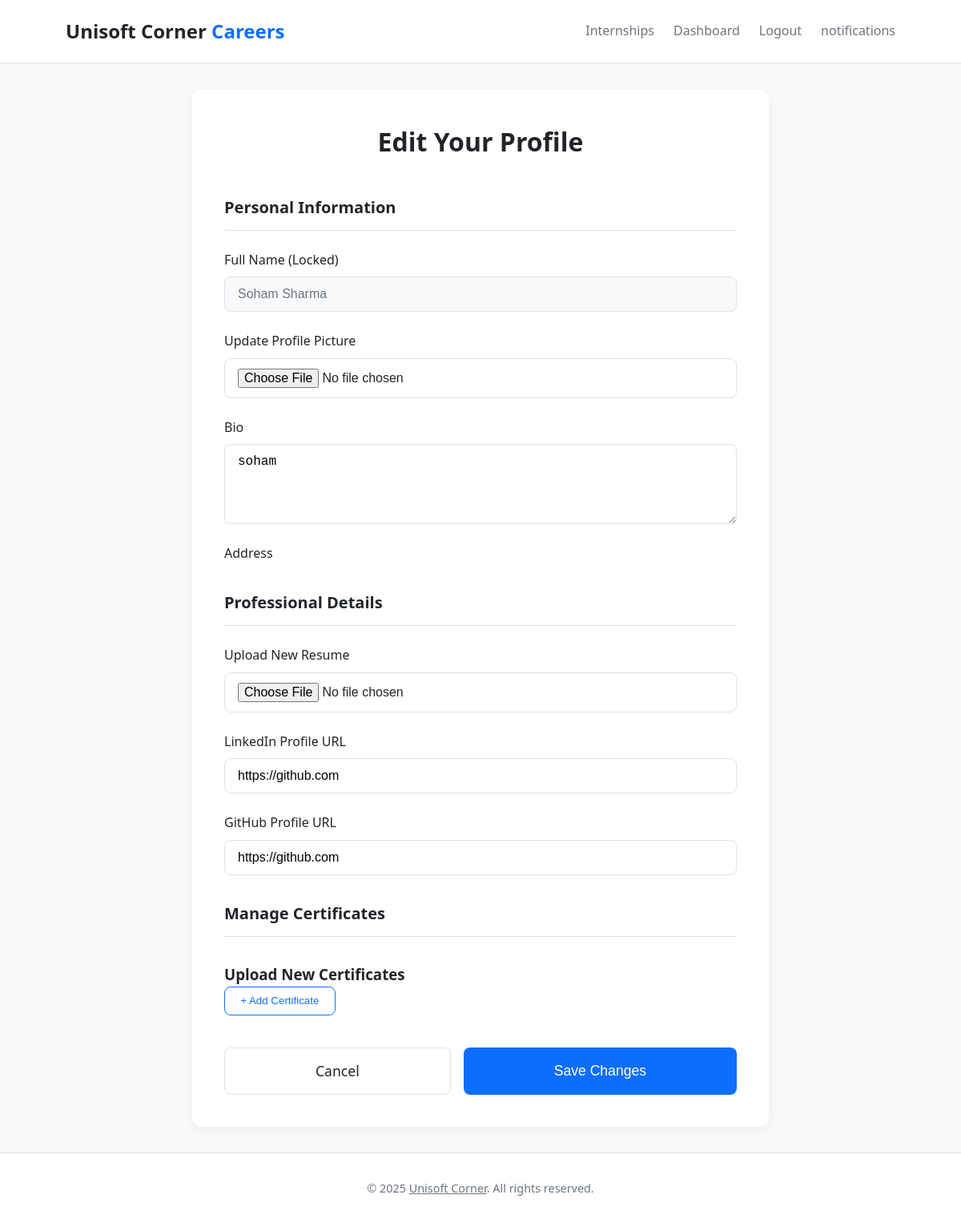
Page /account/edit_profile/ (signed in) on the earlier database version.
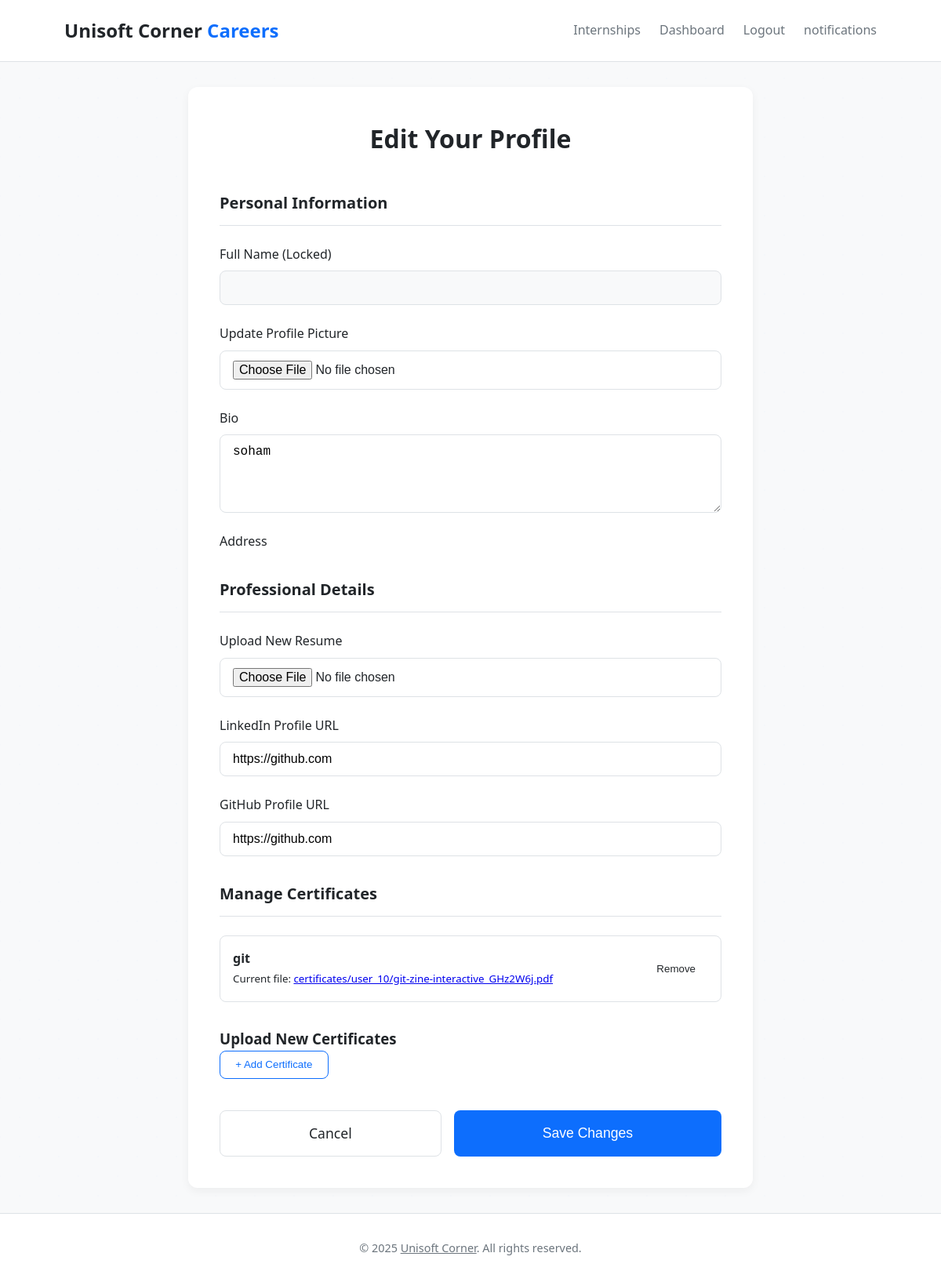
Same page on the later database version.
### users/models.py (models this page shows, shortened)
class UserProfile(models.Model):
    user = models.OneToOneField(User, on_delete=models.CASCADE, related_name='profile')
    full_name = models.CharField(max_length=255, blank=True)
    dob = models.DateField(null=True, blank=True)
    profile_picture = models.ImageField(upload_to=upload_to_profile_pic, blank=True, null=True)
    resume = models.FileField(upload_to=upload_to_resume, blank=True, null=True)
    bio = models.TextField(blank=True, null=True)
    linkedin_url = models.URLField(blank=True)
    github_url = models.URLField(blank=True, null=True)
    address = models.TextField(blank=True, null=True)
    is_profile_complete = models.BooleanField(default=False)

class Certificate(models.Model):
    user_profile = models.ForeignKey(UserProfile, on_delete=models.CASCADE, related_name='certificates')
    file = models.FileField(upload_to=upload_to_cert)
    title = models.CharField(max_length=255, blank=True)
    position = models.PositiveIntegerField(default=0)
    uploaded_at = models.DateTimeField(auto_now_add=True)

### users/views.py (the view)
# urls.py: path('edit_profile/', views.edit_profile_view, name='edit_profile'),
@login_required
def edit_profile_view(request):
    profile = request.user.profile
    next_url = request.GET.get('next') or request.POST.get('next') or 'users:dashboard'
    if request.method == "POST":
        form = UserProfileForm(request.POST, request.FILES, instance=profile)
        if form.is_valid():
            form.save()
            certs_to_delete_ids = request.POST.getlist('delete_cert')
            if certs_to_delete_ids:
                Certificate.objects.filter(id__in=certs_to_delete_ids, user_profile=profile).delete()
            new_cert_titles = request.POST.getlist('new_cert_title')
            new_cert_files = request.FILES.getlist('new_cert_file')
            for i in range(len(new_cert_titles)):
                if new_cert_titles[i] and len(new_cert_files) > i:
                    Certificate.objects.create(
                        user_profile=profile,
                        title=new_cert_titles[i],
                        file=new_cert_files[i]
                    )
            return redirect(next_url)
    else:
        form = UserProfileForm(instance=profile)
    context = {
        'form': form,
        'certificates': profile.certificates.all()
    }
    return render(request, "users/edit_profile.html", context)

### users/forms.py
class UserProfileForm(forms.ModelForm):
    class Meta:
        model = UserProfile
        fields = [
            'full_name',
            'profile_picture',
            'bio',
            'resume',
            'linkedin_url',
            'github_url',
        ]
        widgets = {
            'full_name': forms.TextInput(attrs={'class': 'form-control'}),
            'profile_picture': forms.FileInput(attrs={'class': 'form-control'}),
            'bio': forms.Textarea(attrs={'class': 'form-control', 'rows': 3}),
            'resume': forms.FileInput(attrs={'class': 'form-control'}),
            'linkedin_url': forms.URLInput(attrs={'class': 'form-control'}),
            'github_url': forms.URLInput(attrs={'class': 'form-control'}),
        }

### templates/users/edit_profile.html (shortened to what this page needs)
{% extends 'core/base.html' %}
{% block content %}
<div class="edit-container">
    <h1 class="page-title">Edit Your Profile</h1>
    <form action="{% url 'users:edit_profile' %}?next={{ request.GET.next }}" method="POST" enctype="multipart/form-data">
        <h2 class="section-title">Personal Information</h2>
        <div class="form-group">
            <label class="form-label">Full Name (Locked)</label>
            <input type="text" class="form-control-disabled" value="{{ form.instance.full_name }}" disabled>
        </div>
        <div class="form-group">
            <label for="{{ form.profile_picture.id_for_label }}" class="form-label">Update Profile Picture</label>
            {{ form.profile_picture }}
        </div>
        <div class="form-group">
            <label for="{{ form.bio.id_for_label }}" class="form-label">Bio</label>
            {{ form.bio }}
        </div>
        <div class="form-group">
            <label for="{{ form.address.id_for_label }}" class="form-label">Address</label>
        </div>
        <h2 class="section-title">Professional Details</h2>
        <div class="form-group">
            <label for="{{ form.resume.id_for_label }}" class="form-label">Upload New Resume</label>
            {{ form.resume }}
        </div>
        <div class="form-group">
            <label for="{{ form.linkedin_url.id_for_label }}" class="form-label">LinkedIn Profile URL</label>
            {{ form.linkedin_url }}
        </div>
        <div class="form-group">
            <label for="{{ form.github_url.id_for_label }}" class="form-label">GitHub Profile URL</label>
            {{ form.github_url }}
        </div>
        <h2 class="section-title">Manage Certificates</h2>
        <div id="certificates-container">
            {% for cert in certificates %}
            <div class="certificate-entry">
                <div class="certificate-info">
                    <strong>{{ cert.title }}</strong><br>
                    <small>Current file: <a href="{{ cert.file.url }}" target="_blank">{{ cert.file.name|slice:"certificates/" }}</a></small>
                </div>
                <button type="button" class="remove-btn">Remove</button>
            </div>
            {% endfor %}
        </div>
        <h3 style="margin-top: 2rem; font-weight: 600;">Upload New Certificates</h3>
        <button type="button" class="add-btn" id="add-certificate-btn">+ Add Certificate</button>
        <div class="form-actions">
            <a href="{% url 'users:dashboard' %}" class="cancel-btn">Cancel</a>
            <button type="submit" class="submit-btn">Save Changes</button>
        </div>
    </form>
</div>
{% endblock %}

Differences in the rows shown:
changed UserProfile "soham": instance.full_name "Soham Sharma" → (not shown)
added Certificate: title "git", file.name "certificates/user_10/git-zine-interactive_GHz2W6j.pdf"
